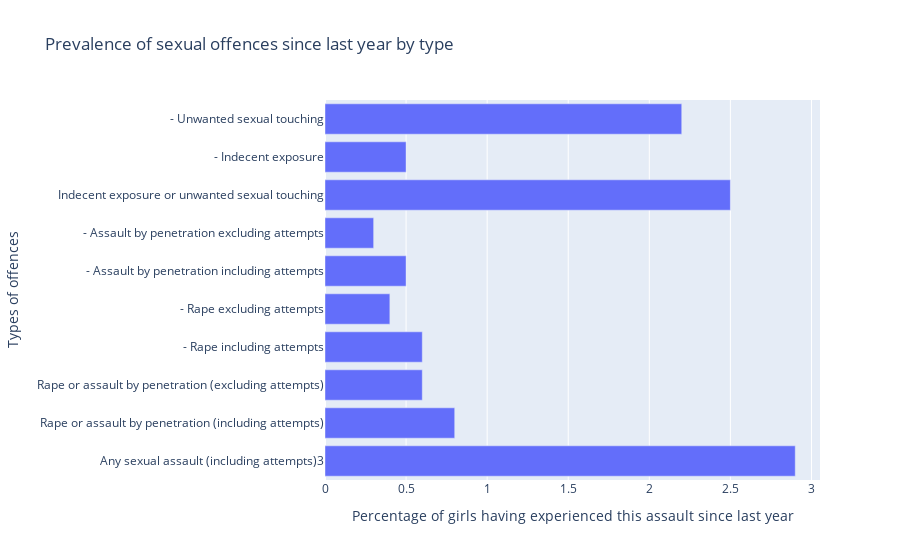

Notebook source saved alongside this figure:
### Code cell
# For the graph 2. we plot an interactive bar chart
# x-axis: types of offences 
# y-axis: prevalence of the types of offences in the last year

df5['Percentage of girls having experienced this assault since last year'] = df5[['In the last year']].astype('float')

# Create bar chart

fig = px.bar(df5, y="Types of offences", x='Percentage of girls having experienced this assault since last year', 
             title="Prevalence of sexual offences since last year by type",
             orientation='h')
fig.show()

fig.write_html('/Users/jutti/Documents/QM2SRQ1-2/Visualisations/Prevalence of sexual offences last year by type.html')

### Figure 1 — Plotly figure (JSON) as saved in the notebook; plotly's stock layout.template omitted (floating-point values rounded to 4 significant figures)
{"data": [{"alignmentgroup": "True", "hovertemplate": "Percentage of girls having experienced this assault since last year=%{x}<br>Types of offences=%{y}<extra></extra>", "legendgroup": "", "marker": {"color": "#636efa", "pattern": {"shape": ""}}, "name": "", "offsetgroup": "", "orientation": "h", "showlegend": false, "textposition": "auto", "type": "bar", "x": [2.9, 0.8, 0.6, 0.6, 0.4, 0.5, 0.3, 2.5, 0.5, 2.2], "xaxis": "x", "y": ["Any sexual assault (including attempts)3", "Rape or assault by penetration (including attempts)", "Rape or assault by penetration (excluding attempts)", "- Rape including attempts", "- Rape excluding attempts", "- Assault by penetration including attempts", "- Assault by penetration excluding attempts", "Indecent exposure or unwanted sexual touching", "- Indecent exposure", "- Unwanted sexual touching"], "yaxis": "y"}], "layout": {"barmode": "relative", "legend": {"tracegroupgap": 0}, "title": {"text": "Prevalence of sexual offences since last year by type"}, "xaxis": {"anchor": "y", "domain": [0, 1], "title": {"text": "Percentage of girls having experienced this assault since last year"}}, "yaxis": {"anchor": "x", "domain": [0, 1], "title": {"text": "Types of offences"}}}}
